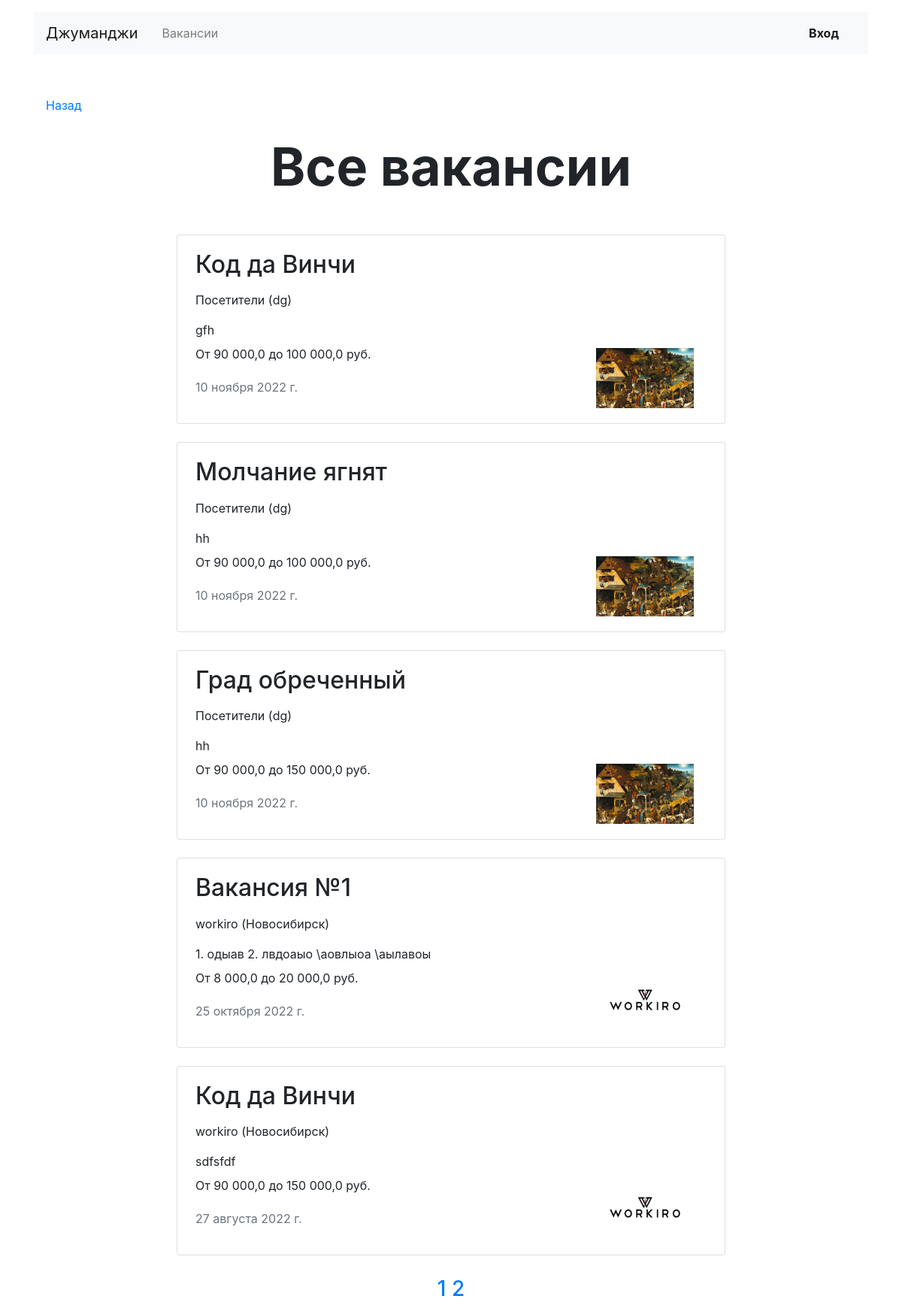
Before: /vacancies with the older database file.
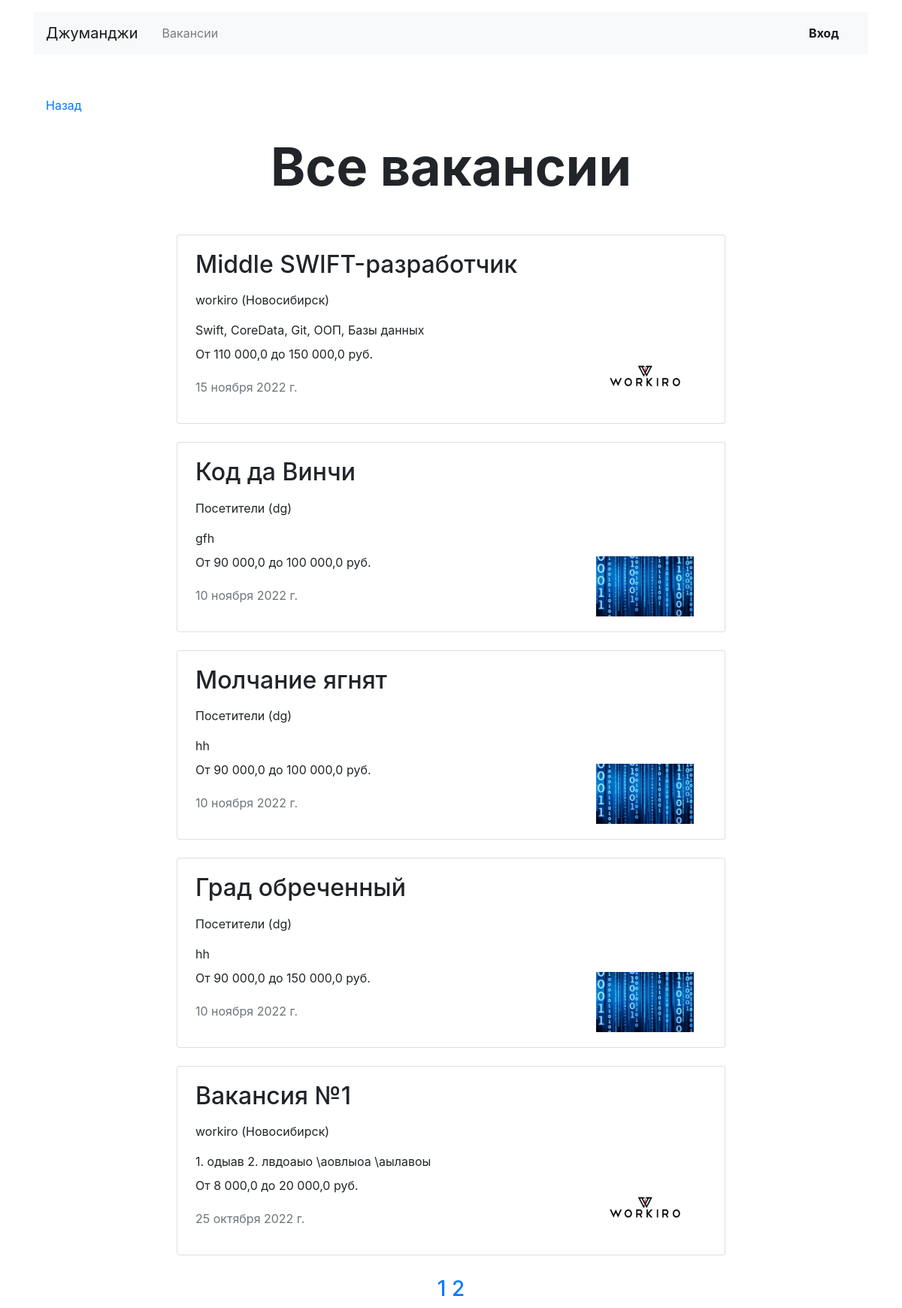
After: the same page with the newer database file.
### JunJob/models.py (models this page shows)
class Vacancy(models.Model):
    title = models.CharField(max_length=60)
    specialty = models.ForeignKey(Specialty, related_name='vacancies', on_delete=models.CASCADE)
    company = models.ForeignKey(Company, related_name='vacancies', on_delete=models.CASCADE)
    skills = models.TextField()
    description = models.TextField()
    salary_min = models.FloatField()
    salary_max = models.FloatField()
    published_at = models.DateField()

class Company(models.Model):
    name = models.CharField(max_length=45)
    location = models.CharField(max_length=30)
    logo = models.ImageField(upload_to=settings.MEDIA_COMPANY_IMAGE_DIR, max_length=500000)
    description = models.TextField()
    employee_count = models.IntegerField()
    owner = models.OneToOneField(User, on_delete=models.CASCADE, related_name='company', null=True)

### JunJob/Views/views.py (the view)
# urls.py: path('vacancies', views.VacanciesListView.as_view(), name='vacancies'),
class VacanciesListView(ListView):  # список вакансий
    model = models.Vacancy
    template_name = 'common/Vacancies.html'
    context_object_name = 'vacancies_list'
    paginate_by = 5
    def get_queryset(self):
        return models.Vacancy.objects.order_by('-published_at')

### JunJob/templates/common/Vacancies.html
{% extends 'base.html' %}
{% block container %}
  <main class="container mt-3">
    <div class="navbar mt-5">
      <p><a href="javascript:history.back()">Назад</a></p>
    </div>
    <section>
      <h1 class="h1 text-center mx-auto mt-0 pt-1" style="font-size: 70px;"><strong>Все вакансии</strong></h1>
      <div class="row mt-5">
        <div class="col-12 col-lg-8 offset-lg-2 m-auto">
          {% for vacancy in vacancies_list%}
            <div class="card mb-4">
              <div class="card-body px-4">
                <div class="row">
                  <div class="col-12 col-md-8 col-lg-9">
                    <h2 class="h2 pb-2">{{ vacancy.title }}</h2>
                    <p>{{ vacancy.company.name }} ({{ vacancy.company.location}})</p>
                    <p class="mb-2">{{ vacancy.skills }}</p>
                    {% load humanize %}
                    <p>От {{ vacancy.salary_min|intcomma }} до {{ vacancy.salary_max|intcomma }} руб.</p>
                    <p class="text-muted pt-1">{{ vacancy.published_at }}</p>
                  </div>
                  <div class="col-12 col-md-4 col-lg-3 d-flex align-items-end">
                    <a href="{% url 'onevacancy' vacancy.id %}"><img src="{{ vacancy.company.logo.url }}" width="130" height="80" alt=""></a>
                  </div>
                </div>
              </div>
            </div>
          {% endfor %}
          <div class="h3 text-center mx-auto mt-0 pt-1">
            {% for page in paginator.page_range %}
            <a href="?page={{ page }}">{{ page }}</a>
          {% endfor %}
          </div>
        </div>
      </div>
    </section>
  </main>
{% endblock %}

### JunJob/templates/base.html (shortened to what this page needs)
<!DOCTYPE html>
<html lang="ru">
<head>
  <link rel="stylesheet" href="https://stackpath.bootstrapcdn.com/bootstrap/4.3.1/css/bootstrap.min.css">
</head>
<body>
  <header class="container mt-3">
    <nav class="navbar navbar-expand-lg navbar-light bg-light">
      <a class="navbar-brand mr-4" href="{% url 'main' %}">Джуманджи</a>
      <div class="collapse navbar-collapse justify-content-between" id="navbarNav">
        <ul class="navbar-nav col-10">
          <li class="nav-item">
            <a class="nav-link" href="{% url 'vacancies' %}">Вакансии</a>
          </li>
        </ul>
        <ul class="navbar-nav col-2 justify-content-end">
          {% if user.is_authenticated %}
          <li class="nav-item active">
            <div class="btn-group">
              <button type="button" class="btn dropdown-toggle font-weight-bold" data-toggle="dropdown" aria-haspopup="true" aria-expanded="false">
                {% if request.user.first_name and request.user.last_name %}
                {{ request.user.first_name }} {{ request.user.last_name }}
                {% else %}
                Имя Фамилия
                {% endif %}
              </button>
              <div class="dropdown-menu dropdown-menu-right mt-3">
                <a href="{% url 'profile' %}" class="dropdown-item py-2">Профиль</a>
                {% if request.user.resume %}
                <a href="{% url 'resume' %}" class="dropdown-item py-2">Резюме</a>
                {% else %}
                <a href="{% url 'resume_create' %}" class="dropdown-item py-2">Резюме</a>
                {% endif %}
                {% if request.user.company %}
                <a href="{% url 'user_company' request.user.company.id %}" class="dropdown-item py-2">Компания</a>
                {% else %}
                <a href="{% url 'create_a_company' %}" class="dropdown-item py-2">Компания</a>
                {% endif %}
                <a href="/logout" class="dropdown-item py-2">Выйти</a>
              </div>
            </div>
          </li>
          {% else %}
          <li class="nav-item active">
            <a href="{% url 'login' %}" class="nav-link font-weight-bold">Вход</a>
          </li>
          {% endif %}
        </ul>
      </div>
    </nav>
  </header>
  {% block container %}
  {% endblock %}
</body>
</html>

Changed rows visible on the page:
removed Vacancy: title "Код да Винчи", company.name "workiro", company.location "Новосибирск", skills "sdfsfdf", salary_min "90 000,0", salary_max "150 000,0", published_at "27 августа 2022 г.", company.logo (picture)
now on this page (row edited): Vacancy: title "Middle SWIFT-разработчик", company.name "workiro", company.location "Новосибирск", skills "Swift, CoreData, Git, ООП, Базы данных", salary_min "110 000,0", salary_max "150 000,0", published_at "15 ноября 2022 г.", company.logo (picture)
changed through a linked row, Vacancy "Код да Винчи": company.logo: a different picture
changed through a linked row, Vacancy "Молчание ягнят": company.logo: a different picture
changed through a linked row, Vacancy "Град обреченный": company.logo: a different picture
